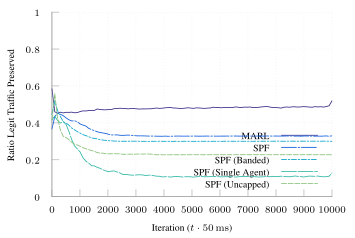

The script that saved this image:
set terminal tikz standalone color size 9cm,6cm font '\scriptsize' preamble '\usepackage{microtype} \usepackage{times} \usepackage[T1]{fontenc} \usepackage{siunitx}\sisetup{detect-all}'
set output "udp-s-8.tex"

load "parula.pal"

set style line 102 lc rgb '#a0a0a0' lt 1 lw 1
set border ls 102
set colorbox border 102
set key textcolor rgb "black"
set tics textcolor rgb "black"
set label textcolor rgb "black"

set border 3
set grid x y
set xtics nomirror
set ytics nomirror

#set key autotitle columnhead
set datafile separator ","

set xlabel "Iteration ($t \\cdot{} \\SI{50}{\\milli\\second}$)"
set ylabel "Ratio Legit Traffic Preserved"

set yrange [0.0:1.0]
set key inside bottom right

plot '../results/online-8-avg.csv' u 1:3 w lines smooth sbezier title "MARL" dt 1, \
     '../results/spf-udp-natural-8' u 1:3 w lines smooth sbezier title "SPF" dt (18,2,2,2), \
     '../results/spf-udp-banded-8' u 1:3 w lines smooth sbezier title "SPF (Banded)" ls 4  dt (6,2,2,2), \
     '../results/spf-udp-single-8' u 1:3 w lines smooth sbezier title "SPF (Single Agent)" ls 5 dt (18,2), \
     '../results/spf-udp-uncap-8' u 1:3 w lines smooth sbezier title "SPF (Uncapped)" ls 6 dt (6,2), \
